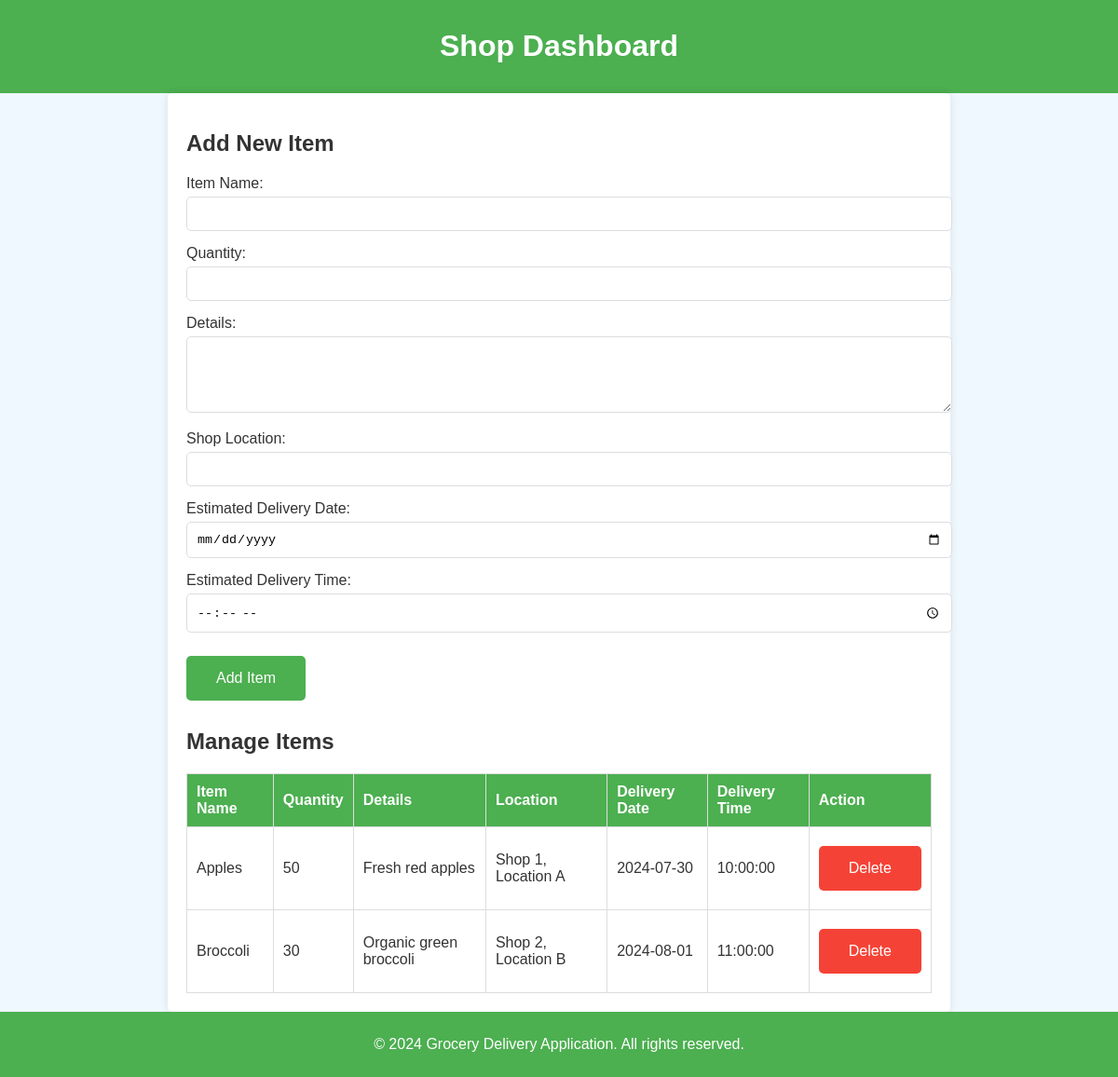
Page /shop_dashboard.php on the committed database.
### tables this page shows
CREATE TABLE `items` (
  `id` int(11) NOT NULL,
  `item_name` varchar(255) NOT NULL,
  `quantity` int(11) NOT NULL,
  `details` text NOT NULL,
  `location` varchar(255) NOT NULL,
  `delivery_date` date NOT NULL,
  `delivery_time` time NOT NULL,
  `shop_id` int(11) NOT NULL,
  `category_id` int(11) NOT NULL
);

### shop_dashboard.php (the view, shortened to what this page needs)
<?php
$servername = "localhost";
$username = "root";
$password = "";
$dbname = "grocery_delivery";
$conn = new mysqli($servername, $username, $password, $dbname);
$result = $conn->query("SELECT id, item_name, quantity, details, location, delivery_date, delivery_time FROM items");
?>
<!DOCTYPE html>
<html lang="en">
<head>
</head>
<body>
    <div class="header">
        <h1>Shop Dashboard</h1>
    </div>
    <div class="container">
        <h2>Add New Item</h2>
        <form action="shop_dashboard.php" method="post">
            <div class="form-group">
                <label for="item_name">Item Name:</label>
                <input type="text" id="item_name" name="item_name" required>
            </div>
            <div class="form-group">
                <label for="quantity">Quantity:</label>
                <input type="number" id="quantity" name="quantity" required>
            </div>
            <div class="form-group">
                <label for="details">Details:</label>
                <textarea id="details" name="details" rows="4" required></textarea>
            </div>
            <div class="form-group">
                <label for="location">Shop Location:</label>
                <input type="text" id="location" name="location" required>
            </div>
            <div class="form-group">
                <label for="delivery_date">Estimated Delivery Date:</label>
                <input type="date" id="delivery_date" name="delivery_date" required>
            </div>
            <div class="form-group">
                <label for="delivery_time">Estimated Delivery Time:</label>
                <input type="time" id="delivery_time" name="delivery_time" required>
            </div>
            <button type="submit" name="add_item" class="btn">Add Item</button>
        </form>
        <h2>Manage Items</h2>
        <div class="item-list">
            <table>
                <thead>
                    <tr>
                        <th>Item Name</th>
                        <th>Quantity</th>
                        <th>Details</th>
                        <th>Location</th>
                        <th>Delivery Date</th>
                        <th>Delivery Time</th>
                        <th>Action</th>
                    </tr>
                </thead>
                <tbody>
                    <?php while ($row = $result->fetch_assoc()): ?>
                    <tr>
                        <td><?php echo htmlspecialchars($row['item_name']); ?></td>
                        <td><?php echo htmlspecialchars($row['quantity']); ?></td>
                        <td><?php echo htmlspecialchars($row['details']); ?></td>
                        <td><?php echo htmlspecialchars($row['location']); ?></td>
                        <td><?php echo htmlspecialchars($row['delivery_date']); ?></td>
                        <td><?php echo htmlspecialchars($row['delivery_time']); ?></td>
                        <td>
                            <form action="shop_dashboard.php" method="post" style="display:inline;">
                                <button type="submit" name="delete_item" class="btn" style="background-color:#f44336;">Delete</button>
                            </form>
                        </td>
                    </tr>
                    <?php endwhile; ?>
                </tbody>
            </table>
        </div>
    </div>
    <div class="footer">
        <p>&copy; 2024 Grocery Delivery Application. All rights reserved.</p>
    </div>
</body>
</html>

### shop_dashboard.php (style rules this page uses)
body { font-family: Arial, sans-serif; margin: 0; padding: 0; background-color: #f0f8ff; color: #333; }
.header, .footer { background-color: #4CAF50; color: white; text-align: center; padding: 10px 0; }
.container { width: 100%; max-width: 800px; margin: 0 auto; padding: 20px; background-color: #fff; border-radius: 5px; box-shadow: 0 0 10px rgba(0, 0, 0, 0.1); }
.form-group { margin-bottom: 15px; }
.form-group label { display: block; margin-bottom: 5px; }
.form-group input, .form-group textarea { width: 100%; padding: 10px; border: 1px solid #ddd; border-radius: 5px; }
.btn { background-color: #4CAF50; border: none; color: white; padding: 15px 32px; text-align: center; text-decoration: none; display: inline-block; font-size: 16px; margin: 10px 0; cursor: pointer; border-radius: 5px; transition: background-color 0.3s; }
.item-list { margin-top: 20px; }
.item-list table { width: 100%; border-collapse: collapse; }
.item-list table, .item-list th, .item-list td { border: 1px solid #ddd; }
.item-list th, .item-list td { padding: 10px; text-align: left; }
.item-list th { background-color: #4CAF50; color: white; }

### rows in the picture
items: item_name "Apples", quantity "50", details "Fresh red apples", location "Shop 1, Location A", delivery_date "2024-07-30", delivery_time "10:00:00"
items: item_name "Broccoli", quantity "30", details "Organic green broccoli", location "Shop 2, Location B", delivery_date "2024-08-01", delivery_time "11:00:00"
